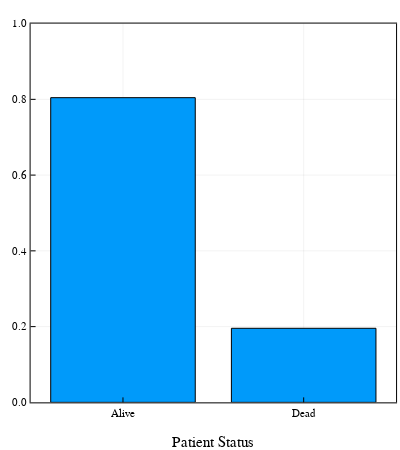

The code cell stored with this chart in its notebook:
### Code cell
l = []
for j in unique(brca.Patient_Status)
    push!(l,length([brca.Patient_Status[i] for i in 1:length(brca.Patient_Status) if brca.Patient_Status[i]==j])/length(brca.Patient_Status))
end
l = [Float64(x) for x in l];
bar(["Alive", "Dead"], l, ylim = (0,1), framestyle = :box, legend = false, size = (400,450), xlabel = "Patient Status")

### Figure 1 — Plotly figure (JSON) as saved in the notebook; plotly's stock layout.template omitted (floating-point values rounded to 4 significant figures)
{"data": [{"fill": "tozeroy", "fillcolor": "rgba(0, 154, 250, 1.000)", "legendgroup": "y1", "line": {"color": "rgba(0, 0, 0, 1.000)", "dash": "solid", "width": 1}, "mode": "lines", "name": "y1", "showlegend": true, "type": "scatter", "x": [0.1, 0.1, 0.9, 0.9, 0.1, 0.1], "xaxis": "x1", "y": [0.8044, 0, 0, 0.8044, 0.8044, 0.8044], "yaxis": "y1"}, {"fill": "tozeroy", "fillcolor": "rgba(0, 154, 250, 1.000)", "legendgroup": "y1", "line": {"color": "rgba(0, 0, 0, 1.000)", "dash": "solid", "width": 1}, "mode": "lines", "name": "y1", "showlegend": false, "type": "scatter", "x": [1.1, 1.1, 1.9, 1.9, 1.1, 1.1], "xaxis": "x1", "y": [0.1956, 0, 0, 0.1956, 0.1956, 0.1956], "yaxis": "y1"}, {"colorbar": {"len": 0.9239, "title": "", "x": 0.9902, "y": 0.5293}, "legendgroup": "y1", "marker": {"color": "rgba(0, 154, 250, 0.000)", "line": {"color": "rgba(0, 0, 0, 0.000)", "width": 1}, "size": 0, "symbol": "circle"}, "mode": "markers", "name": "y1", "showlegend": false, "type": "scatter", "x": [0.5, 1.5], "xaxis": "x", "y": [0.8044, 0.1956], "yaxis": "y", "zmax": null, "zmin": null}], "layout": {"annotations": [], "height": 450, "margin": {"b": 20, "l": 0, "r": 0, "t": 20}, "paper_bgcolor": "rgba(255, 255, 255, 1.000)", "plot_bgcolor": "rgba(255, 255, 255, 1.000)", "showlegend": false, "width": 400, "xaxis": {"anchor": "y", "domain": [0.07651, 0.9902], "gridcolor": "rgba(0, 0, 0, 0.100)", "gridwidth": 0.5, "linecolor": "rgba(0, 0, 0, 1.000)", "mirror": true, "range": [-0.01124, 2.011], "showgrid": true, "showline": true, "showticklabels": true, "tickangle": 0, "tickcolor": "rgb(0, 0, 0)", "tickfont": {"color": "rgba(0, 0, 0, 1.000)", "family": "sans-serif", "size": 11}, "tickmode": "array", "ticks": "inside", "ticktext": ["Alive", "Dead"], "tickvals": [0.5, 1.5], "title": "Patient Status", "titlefont": {"color": "rgba(0, 0, 0, 1.000)", "family": "sans-serif", "size": 15}, "type": "-", "visible": true, "zeroline": false, "zerolinecolor": "rgba(0, 0, 0, 1.000)"}, "yaxis": {"anchor": "x", "domain": [0.06739, 0.9913], "gridcolor": "rgba(0, 0, 0, 0.100)", "gridwidth": 0.5, "linecolor": "rgba(0, 0, 0, 1.000)", "mirror": true, "range": [0, 1], "showgrid": true, "showline": true, "showticklabels": true, "tickangle": 0, "tickcolor": "rgb(0, 0, 0)", "tickfont": {"color": "rgba(0, 0, 0, 1.000)", "family": "sans-serif", "size": 11}, "tickmode": "array", "ticks": "inside", "ticktext": ["0.0", "0.2", "0.4", "0.6", "0.8", "1.0"], "tickvals": [0, 0.2, 0.4, 0.6, 0.8, 1], "title": "", "titlefont": {"color": "rgba(0, 0, 0, 1.000)", "family": "sans-serif", "size": 15}, "type": "-", "visible": true, "zeroline": false, "zerolinecolor": "rgba(0, 0, 0, 1.000)"}}}
